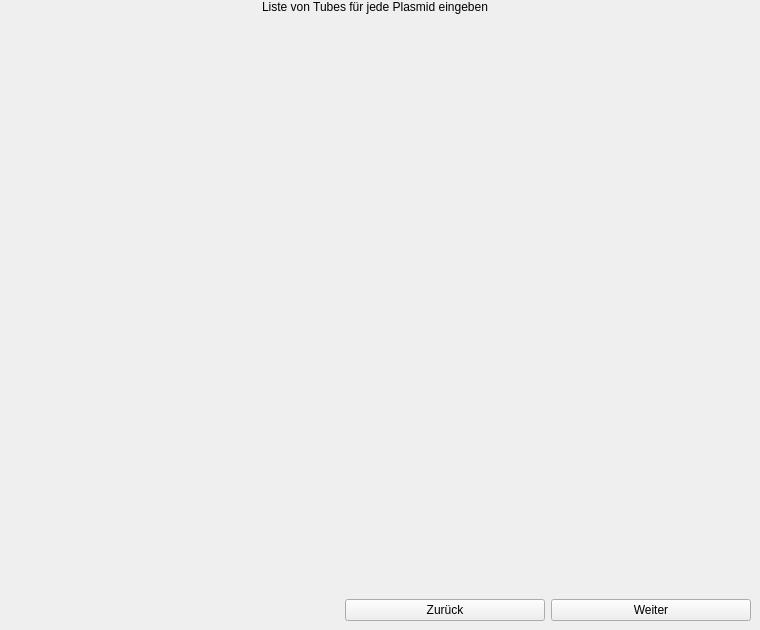
               <widget class="QWidget" name="vorbereitungPlasmidListPage">
                <property name="sizePolicy">
                 <sizepolicy hsizetype="Expanding" vsizetype="Expanding">
                  <horstretch>0</horstretch>
                  <verstretch>0</verstretch>
                 </sizepolicy>
                </property>
                <widget class="QWidget" name="layoutWidget">
                 <property name="geometry">
                  <rect>
                   <x>0</x>
                   <y>0</y>
                   <width>751</width>
                   <height>621</height>
                  </rect>
                 </property>
                 <layout class="QVBoxLayout" name="verticalLayout_11">
                  <item alignment="Qt::AlignHCenter">
                   <widget class="QLabel" name="label_17">
                    <property name="text">
                     <string>Liste von Tubes für jede Plasmid eingeben</string>
                    </property>
                   </widget>
                  </item>
                  <item>
                   <layout class="QVBoxLayout" name="plasmidProbeList"/>
                  </item>
                  <item>
                   <spacer name="verticalSpacer_2">
                    <property name="orientation">
                     <enum>Qt::Vertical</enum>
                    </property>
                    <property name="sizeHint" stdset="0">
                     <size>
                      <width>20</width>
                      <height>40</height>
                     </size>
                    </property>
                   </spacer>
                  </item>
                  <item>
                   <layout class="QHBoxLayout" name="horizontalLayout_8">
                    <item>
                     <spacer name="horizontalSpacer_5">
                      <property name="orientation">
                       <enum>Qt::Horizontal</enum>
                      </property>
                      <property name="sizeHint" stdset="0">
                       <size>
                        <width>40</width>
                        <height>20</height>
                       </size>
                      </property>
                     </spacer>
                    </item>
                    <item alignment="Qt::AlignBottom">
                     <widget class="QPushButton" name="vorbereitungPrev_4">
                      <property name="minimumSize">
                       <size>
                        <width>200</width>
                        <height>0</height>
                       </size>
                      </property>
                      <property name="maximumSize">
                       <size>
                        <width>200</width>
                        <height>16777215</height>
                       </size>
                      </property>
                      <property name="text">
                       <string>Zurück</string>
                      </property>
                     </widget>
                    </item>
                    <item alignment="Qt::AlignBottom">
                     <widget class="QPushButton" name="vorbereitungWeiter_5">
                      <property name="minimumSize">
                       <size>
                        <width>200</width>
                        <height>0</height>
                       </size>
                      </property>
                      <property name="maximumSize">
                       <size>
                        <width>200</width>
                        <height>16777215</height>
                       </size>
                      </property>
                      <property name="text">
                       <string>Weiter</string>
                      </property>
                     </widget>
                    </item>
                   </layout>
                  </item>
                 </layout>
                </widget>
               </widget>
